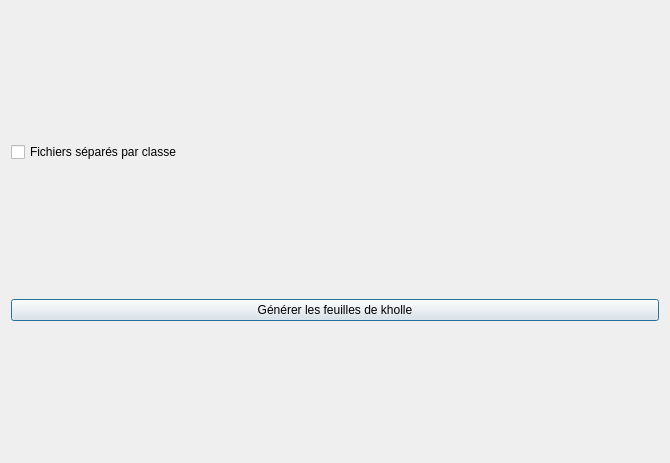
<?xml version="1.0" encoding="UTF-8"?>
<ui version="4.0">
 <class>KhollesPaperManager</class>
 <widget class="QDialog" name="KhollesPaperManager">
  <property name="geometry">
   <rect>
    <x>0</x>
    <y>0</y>
    <width>670</width>
    <height>463</height>
   </rect>
  </property>
  <property name="windowTitle">
   <string>Feuilles de kholle</string>
  </property>
  <layout class="QHBoxLayout" name="layout">
   <item>
    <layout class="QVBoxLayout" name="verticalLayout">
     <item>
      <widget class="QCheckBox" name="box_separateFiles">
       <property name="text">
        <string>Fichiers séparés par classe</string>
       </property>
      </widget>
     </item>
     <item>
      <widget class="QPushButton" name="btn_generate">
       <property name="text">
        <string>Générer les feuilles de kholle</string>
       </property>
      </widget>
     </item>
    </layout>
   </item>
  </layout>
 </widget>
 <resources/>
 <connections/>
</ui>
